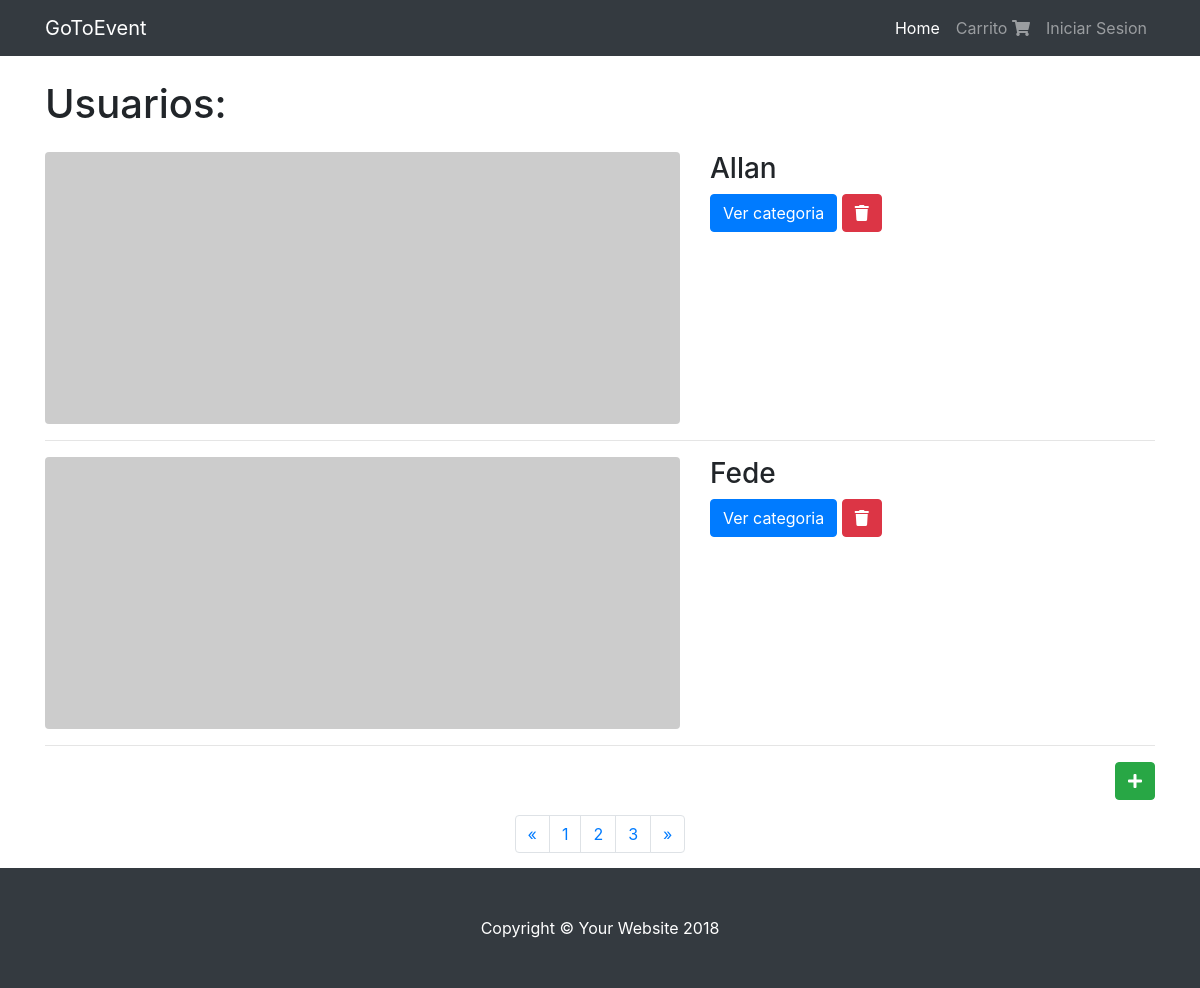
The page /GoToEvent/user/readAll on the database as committed earlier.
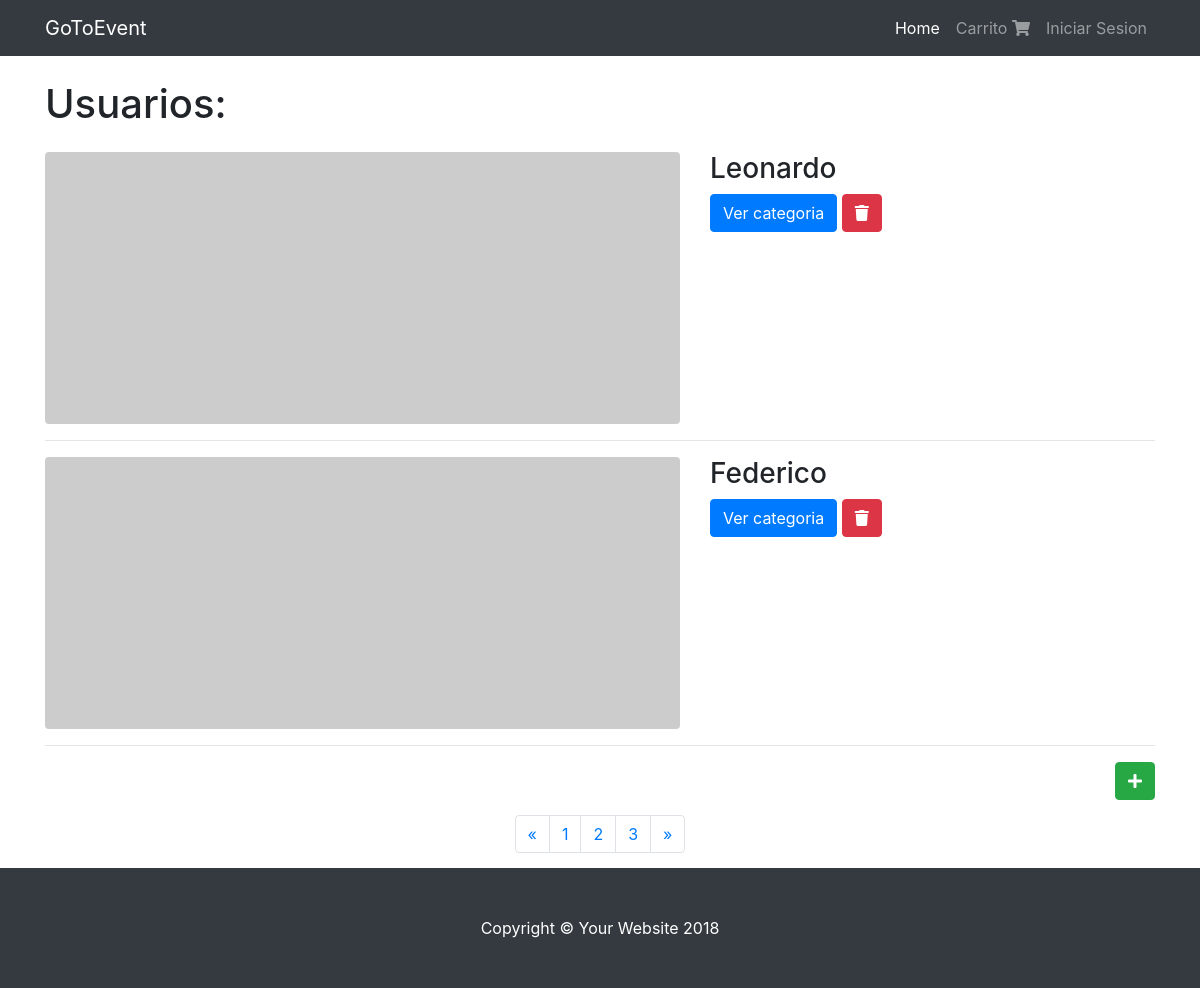
The same page on the database as committed later.
### tables this page shows
CREATE TABLE `users` (
  `id_user` int(11) NOT NULL,
  `name` varchar(30) DEFAULT NULL,
  `last_name` varchar(30) DEFAULT NULL,
  `dni` varchar(8) DEFAULT NULL,
  `email` varchar(50) DEFAULT NULL,
  `type` varchar(10) DEFAULT NULL,
  `pass` varchar(20) NOT NULL
);

### GoToEvent/controllers/usercontroller.php (called while the page is built, shortened)
<?php
class UserController
{
	protected $dao;
	function __construct()
	{
		$this->dao = Dao::getInstance();
	}
	public function readAll()
	{
		$list = $this->dao->readAll();
		include(VIEWS . 'viewusers.php');
	}
}

### GoToEvent/index.php (called while the page is built, shortened)
<?php
	require_once "config/Autoload.php";
    require_once "daos/daodb/Singleton.php";
    require_once "daos/daoList/Singleton.php";
    Router::direccionar(new Request());
?>

### GoToEvent/config/Autoload.php (called while the page is built, shortened)
<?php namespace config;
class Autoload
{
    public static function Start()
    {
        spl_autoload_register(function ($instancia) {
        	$instancia = strtolower($instancia);
            $ruta = ROOT . str_replace("\\", "/", $instancia) . ".php";
        });
    }
}

### GoToEvent/daos/daodb/Singleton.php (called while the page is built)
<?php namespace daos\daodb;
class Singleton
{
	private static $instance=array();
	public static function getInstance()
	{
		$miclase=get_called_class();
		if(!isset(self::$instance[$miclase]))
			{
				self::$instance[$miclase]=new $miclase;
			}
		return self::$instance[$miclase];
	}
}
?>

### GoToEvent/daos/daodb/connection.php (called while the page is built, shortened)
<?php
class Connection {
     private $pdo = null;
     private static $instance = null;
     public function __construct()
     {
          try
          {
               $this->pdo = new \PDO("mysql:host=" . DB_HOST . ";dbname=" . DB_NAME, DB_USER, DB_PASS);
               $this->pdo->setAttribute(\PDO::ATTR_ERRMODE, \PDO::ERRMODE_EXCEPTION);
          }
          catch (Exception $ex)
          {
               throw $ex;
          }
     }
     public static function getInstance()
     {
         if(self::$instance == null)
            self::$instance = new Connection();
         return self::$instance;
     }
     public function execute($query, $parameters = array())
     {
          try
          {
               $this->pdoStatement = $this->pdo->prepare($query);
               $this->pdoStatement->execute();
               return $this->pdoStatement->fetchAll();
          }
          catch(Exception $ex)
          {
               throw $ex;
          }
     }
}

### GoToEvent/daos/daodb/userdao.php (called while the page is built, shortened)
<?php
class UserDao extends Singleton implements \interfaces\Crud
{
    public function readAll()
    {
        $sql = "SELECT * FROM users";
        try
        {
            $this->connection = Connection::getInstance();
            $resultSet = $this->connection->execute($sql);
        }
        catch(PDOException $e)
        {
			echo $e;
		}
        if(!empty($resultSet))
            return $this->mapear($resultSet);
        else
            return false;
    }
   	protected function mapear($value) {
		$value = is_array($value) ? $value : [];
		$resp = array_map(function($p){
		    return new M_User( $p['name'], $p['last_name'], $p['email'], $p['dni'],$p['type'],$p['pass'], $p['id_user']);
        }, $value);
            return count($resp) > 1 ? $resp : $resp['0'];
     }
}

### GoToEvent/models/User.php (called while the page is built, shortened)
<?php
class User
{
	private $name;
	private $email;
	function __construct($name='',$last_name='',$email='',$dni='',$type='',$pass='', $id_user='')
	{
		$this->name = $name;
		$this->email = $email;
	}
	public function getName()
	{
		return $this->name;
	}
	public function getEmail()
	{
		return $this->email;
	}
}
?>

### GoToEvent/views/viewusers.php (the view, shortened to what the changed rows need)
<!DOCTYPE html>
<html lang="en">
  <head>
    <link href="../assets/vendor/bootstrap/css/bootstrap.min.css" rel="stylesheet">
    <link href="../assets/css/1-col-portfolio.css" rel="stylesheet">
    <link rel="stylesheet" href="https://use.fontawesome.com/releases/v5.4.1/css/all.css">
  </head>
  <body>
    <div class="container">
      <h1 class="my-4">Usuarios:
      </h1>
      <?php if (!empty($list)){  foreach ($list as $key => $user){  ?>
      <div class="row">
        <div class="col-md-7">
          <a href="#">
            <img class="img-fluid rounded mb-3 mb-md-0" src="http://placehold.it/700x300" alt="">
          </a>
        </div>
        <div class="col-md-5">
          <h3><?php echo $user->getName(); ?></h3>
          <form action="<?php echo BASE; ?>User/delete" method="post">
          <a class="btn btn-primary" href="#">Ver categoria</a>
          <button name="description" type="submit" class="btn btn-danger" value="<?php echo $user->getEmail();?>"><i class="fas fa-trash"></i> </button>
          </form>
        </div>
      </div>
      <hr>
      <?php } } else { echo '<p>' ."NO HAY USUARIOS CARGADOS" .'</p>'; } ?>
      <div class="pagination justify-content-end">
      <button name="idEvent" type="submit" class="btn btn-success" title="agregar usuario"><i class="fas fa-plus"></i></button>
      </div>
      <ul class="pagination justify-content-center">
        <li class="page-item">
        </li>
        <li class="page-item">
        </li>
        <li class="page-item">
        </li>
        <li class="page-item">
        </li>
        <li class="page-item">
        </li>
      </ul>
    </div>
  </body>
</html>
</html>

Rows that differ between the two databases and show on the page:
removed users: name "Allan"
removed users: name "Fede"
added users: name "Leonardo"
added users: name "Federico"
